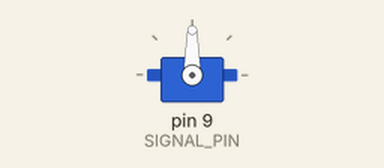
The sketch below on a simulated Arduino Uno, built with avr-gcc and run on an emulated ATmega328P. On the bench: servo.

Above: at 0.1 s.
At 1.1 s:
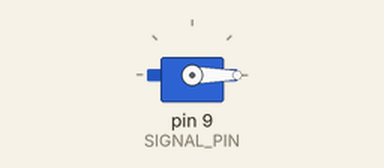
Timing chart, 0 to 2.6 s (numbered marks = the images above):
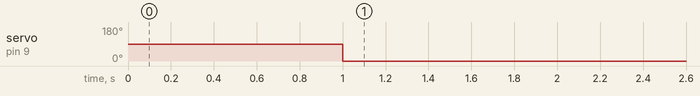

The sketch:

doppler_effect_circular_motion.ino
```cpp
#include <Servo.h>
#include "timeObj.h"

/**
*
* Description- The program is  used for running the doppler experiment setup.
* The progams suites a  brushless motor that takes 4 cell Lipo battey as
* voltage source and goes up to 9100 RPM.Also each test takes 30 seconds
*
* Authers - Ariel Zilbershtein and kfir Haeman
*
*/


// create a  servo object to control the ESC
Servo ESC;

// A 30 sec. timer for the motor
timeObj motorTimer(60000);

// marker whenever the motor is running   and whenever the given speed is valid
boolean motorRunning = false;
boolean validSpeed=false;

 // The speed the motor should spin
double incomingSpeed = 1002;

// constant values regrading the motor capabilties
const int MAX_RPM=9100;
const int MIN_RPM=0;
const int MAX_ALLOWED_SPEED=1761.111111; // exceding this value would burn the motor


//  const values regarding  the speed capablilites of the arduino
const int MIN_SPEED=1000;
const int HALF_SPEED=1500;
const int MAX_SPEED=2000;
const int SIGNAL_PIN=9;


/**
*
* Description- checks whenever the privided speed does not exceed the motor capabilties
* The first parameter - represent a given speed that the motor should turn
*/
void checkIncomingSpeed(int speed){

  if((speed>=MIN_SPEED) &&(speed<MAX_ALLOWED_SPEED)){
    incomingSpeed=speed;
    validSpeed=true;
  }else{
    validSpeed=false;
  }

}

// A routine to turn on the motor.
void motorOn(void) {

  // *** Do your stuff to turn on the motor ***
  motorTimer.start();   // Start the timer
  motorRunning = true;   // Let the world know the motor is runnin'!
}


/**
*
* Description- A routine to turn the motor off.
*/
void motorOff(void) {
   motorRunning  = false;
}

/**
*
* Description- Checks whenever the motor running duration is up
*/

void checkMotor(void) {

 // IF the motor's running..
  if (motorRunning) {

    // And IF the time has run out..
     if (motorTimer.ding()) {

      // Shut off the motor.
        motorOff();
     }
  }
}

void setup() {

  // opens serial port, sets data rate to 9600 bps
  Serial.begin(9600);

  // Attach the ESC on pin 9
  ESC.attach(SIGNAL_PIN,1000,2000); // (pin, min pulse width, max pulse width in microseconds)

  checkIncomingSpeed(incomingSpeed);

  if(validSpeed){
    motorOn();

    // waits for 10 seconds before starting the program for safety purpouses
    delay(1000);

  }else{

    Serial.print("Invalid speed was provided");
  }
}

void loop() {
  checkMotor();

  if(motorRunning){
    ESC.writeMicroseconds(incomingSpeed);
  }
}
```

timeObj.cpp
```cpp
#include "timeObj.h"
#include <arduino.h>


timeObj::timeObj(float inMs) {

  startTime = 0;
  endTime = 0;
  setTime(inMs);        // This sets startTime and endTime. Best go here?
}


timeObj::~timeObj(void) { }


void timeObj::setTime(float inMs,bool startNow) {

  if (inMs>0)
    waitTime = round(1000*inMs);
  else
    waitTime = 0;
  if (startNow) start();
}


void timeObj::start(void) {

    if (waitTime==0) {
        config = zero;
    } else {
        startTime = micros();
        endTime = startTime + waitTime;
        if (endTime < startTime) {
            config = crossing;
        } else {
            config = normal;
        }
    }
}


void timeObj::stepTime(void) {

    if (config!=zero) {
        startTime = endTime;
        endTime = startTime + waitTime;
        if (endTime < startTime) {
            config = crossing;
        } else {
            config = normal;
        }
    }
}


bool timeObj::ding(void) {

  unsigned long now;

    now = micros();
    switch (config) {
        case zero : return true;
        case crossing :
            if (now >= startTime || now < endTime)
                return false;
            else
                return true;
        break;
        case normal :
            if (now >= startTime && now < endTime)
                return false;
            else
                return true;
        break;
    }
    return true;    // To shut up compiler and shut down an broken timer.
}


unsigned long timeObj::getTime(void) { return waitTime; }
```

timeObj.h
```cpp
#ifndef timeObj_h
#define timeObj_h

// Insainly handy for doing things in the background.
// Set the timer and wait 'till it goes "ding".
// Great for blinking LEDs, updating readings, etc.
// Not fast & accurate enough for RC Servos.
// *** Takes care of roll over issues ***

enum timeType { zero, crossing, normal };

class timeObj {

	public:
  				timeObj(float inMs=10);
	virtual	~timeObj(void);

  				void 				setTime(float inMs,bool startNow=true);	// Change the time duration for next start..
  	virtual	void 				start(void);                       			// Start the timer "now".
  	virtual	void 				stepTime(void);                    			// Restart the timer from last end time.
  				bool				ding(void);											// Timer has expired.
  				unsigned long	getTime(void);										// How long does this go for?

protected:
  				unsigned long	waitTime;
  				unsigned long	startTime;
  				unsigned long	endTime;
  				timeType			config;
};

#endif
```

Measured:
- by itself, servo on pin 9 (SIGNAL_PIN): 90° → 0° at 1.0 s
